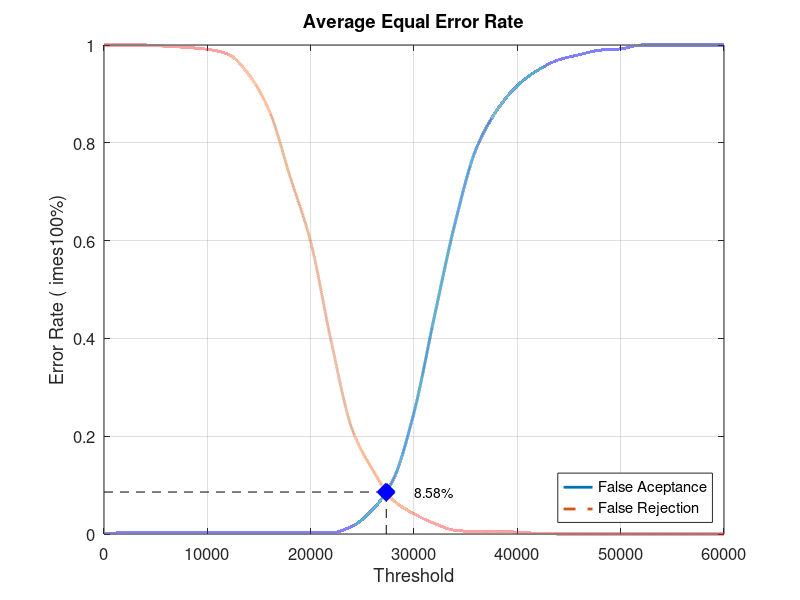
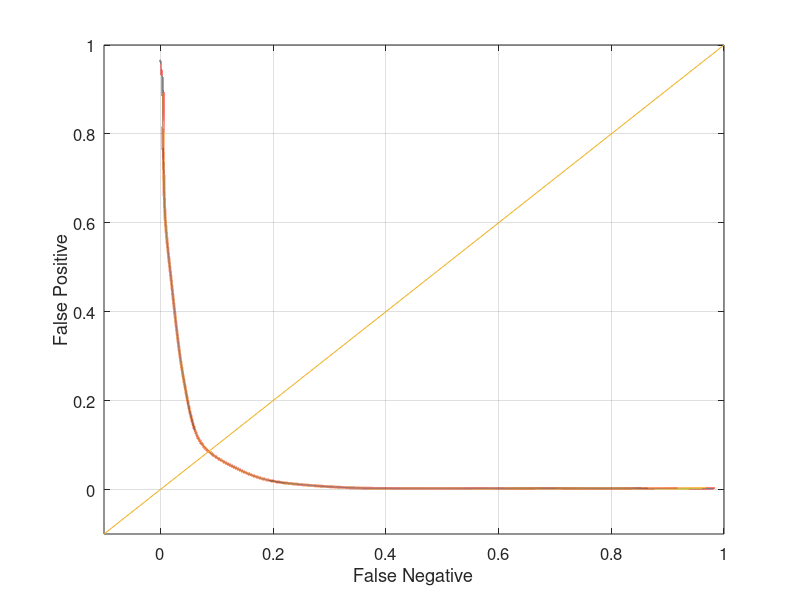

Recreate these plots in MATLAB, in order.
close all;
clear;
clc;
x = 0:2000:60000;
xq = 0:0.5:60000;

y0 = [0 0.00263158 0.00263158 0.00263158 0.00263158 0.00263158 0.00263158 0.00263158 0.00263158 0.00263158 0.00263158 0.00263158 0.0157895 0.05 0.111842 0.248684 0.447368 0.638158 0.786842 0.865789 0.917105 0.948684 0.969737 0.980263 0.989474 0.992105 1 1 1 1 1]
yy0 = interp1(x, y0, xq, 'pchip');
y1 = [1 1 1 0.9975 0.995 0.99125 0.98125 0.94 0.865 0.73125 0.5975 0.3925 0.215 0.13125 0.06875 0.04125 0.02125 0.0075 0.005 0.005 0.00375 0.00125 0 0 0 0 0 0 0 0 0]
yy1 = interp1(x, y1, xq, 'pchip');

% Calculating EER: 
y2 = abs(y0 - y1);
find(y2 == min(y2))
yy2 = abs(yy0 - yy1);
xEER = find(yy2 == min(yy2));
xEERIndex = xq(xEER) % X-axis EER
yEER = yy0(xEER) % Y-axis EER

main = figure
plot(xq, yy0,'-','LineWidth', 2);	hold on
plot(xq, yy1,'--','LineWidth', 2);	hold on
plot([xEERIndex xEERIndex], [0 yEER], 'k--');	hold on
plot([0 xEERIndex], [yEER yEER], 'k--');	hold on
plot(xEERIndex, yEER, 'bx', 'LineWidth', 10);	hold on
text(xEERIndex + 10 * xEERIndex / 100, yEER, [num2str(round((10000 * yEER)) / 100) '%'])
legend('False Aceptance', 'False Rejection', 'Location', 'SouthEast')
xlabel('Threshold')
ylabel('Error Rate (	imes100%)')
title('Average Equal Error Rate')
set(gca, 'FontSize', 12)
axis([0 60000 0 1])
grid on

print(main, 'Experiment5AverageMain', '-dpng');
FNRxFPR = figure('Color', [1 1 1]);
plot(yy1, yy0, '-', yy1, yy0, 'LineWidth', 2);
hold on
y = -0.1:0.1:1
plot(y, y); 
set(gca, 'FontSize', 12)
xlabel('False Negative')
ylabel('False Positive')
axis([-0.1 1 -0.1 1])
set(gca, 'FontSize', 12)
grid on

print(FNRxFPR, 'Experiment5AverageFNRxFPR','-dpng');
